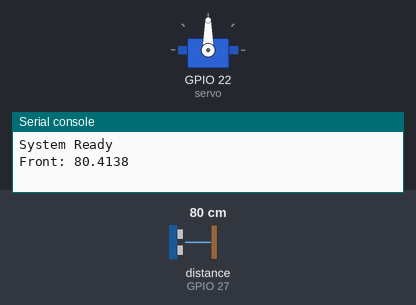
A program run on a simulated ESP32 board running MicroPython. Shown: servo, the last lines printed to the serial console. The test bench sets the inputs (shaded band); at power-on: distance to the obstacle (sensor on GPIO 27) 80 cm. The echo pulse lasts 58.3 µs per cm; servo angles are drawn from the pulse width (0.5 ms = 0°, 2.5 ms = 180°); audio playback is drawn as a buzzer.

Above: at 2.2 s.
2.3 s: distance to the obstacle (sensor on GPIO 27) set to 74 cm
5.7 s: distance to the obstacle (sensor on GPIO 27) set to 66 cm
At 8.9 s:
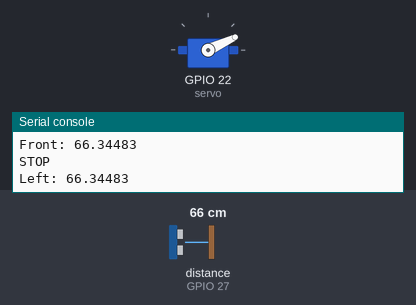
At 9.9 s:
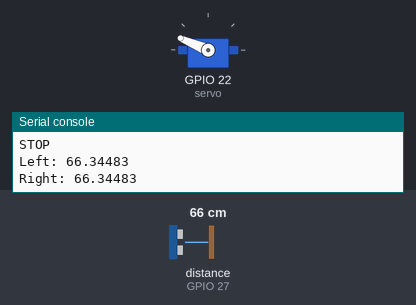
Timing chart, 0 to 15.1 s (numbered marks = the images above; inputs shaded):
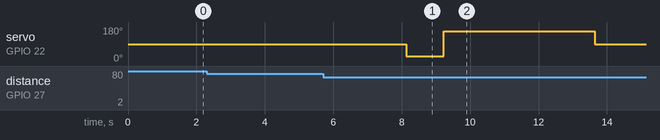

The program:

SMART_BLIND_STICK.py
```python
from machine import Pin, PWM, UART, time_pulse_us
import time

# ---------------- DFPLAYER ----------------
df = UART(2, baudrate=9600, tx=19, rx=18)

def df_send(cmd, param=0):

    packet = bytearray([
        0x7E, 0xFF, 0x06, cmd, 0x00,
        (param >> 8) & 0xFF,
        param & 0xFF,
        0xEF
    ])
    df.write(packet)

def play(num):
    df_send(0x03, num)

def volume(vol=25):
    df_send(0x06, vol)

# ---------------- SERVO ----------------
servo = PWM(Pin(22), freq=50)

def set_angle(angle):
    duty = int(40 + (angle / 180) * 75)   # ~0.5ms–2.5ms
    servo.duty(duty)
    time.sleep(0.6)

# ---------------- ULTRASONIC ----------------
trig = Pin(26, Pin.OUT)
echo = Pin(27, Pin.IN)

def distance_cm():
    trig.off()
    time.sleep_us(2)
    trig.on()
    time.sleep_us(10)
    trig.off()

    duration = time_pulse_us(echo, 1, 30000)
    if duration < 0:
        return 999
    return duration / 58

# ---------------- MAIN ----------------
time.sleep(1)
volume(25)

print("System Ready")

while True:
    # Face front
    set_angle(90)
    front_dist = distance_cm()
    print("Front:", front_dist)

    if front_dist < 70:   # object detected
        print("STOP")
        play(6)           # STOP
        time.sleep(2)

        # Check LEFT
        set_angle(0)
        left_dist = distance_cm()
        print("Left:", left_dist)
        time.sleep(0.5)

        # Check RIGHT
        set_angle(180)
        right_dist = distance_cm()
        print("Right:", right_dist)
        time.sleep(0.5)


        # Decide direction
        if left_dist > right_dist:
            print("RIGHT")
            play(4)
        else:
            print("LEFT")
            play(5)

        time.sleep(3)     # avoid repeated triggers

    time.sleep(0.3)
```

Measured:
- the behaviour switches between 70 and 69 cm on distance to the obstacle (sensor on GPIO 27) (found by bisection; images 0 and 1)
- after the input at 5.7 s, servo on GPIO 22 (servo): 90° → 25° after 2.4 s, → 157° 1.1 s later, → 90° 4.4 s later
